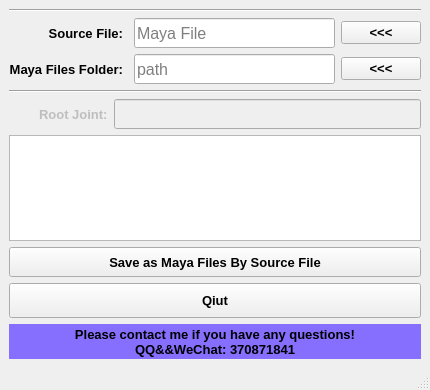
<?xml version="1.0" encoding="UTF-8"?>
<ui version="4.0">
 <class>MainWindow</class>
 <widget class="QMainWindow" name="MainWindow">
  <property name="geometry">
   <rect>
    <x>0</x>
    <y>0</y>
    <width>430</width>
    <height>390</height>
   </rect>
  </property>
  <property name="minimumSize">
   <size>
    <width>430</width>
    <height>390</height>
   </size>
  </property>
  <property name="font">
   <font>
    <pointsize>10</pointsize>
    <weight>75</weight>
    <bold>true</bold>
   </font>
  </property>
  <property name="windowTitle">
   <string>ExportFiles</string>
  </property>
  <widget class="QWidget" name="centralwidget">
   <layout class="QGridLayout" name="gridLayout_4">
    <item row="0" column="0">
     <layout class="QGridLayout" name="gridLayout_3">
      <item row="6" column="0">
       <widget class="QPushButton" name="pushButton_2">
        <property name="minimumSize">
         <size>
          <width>0</width>
          <height>35</height>
         </size>
        </property>
        <property name="text">
         <string>Qiut</string>
        </property>
       </widget>
      </item>
      <item row="4" column="0">
       <widget class="QListWidget" name="listWidget">
        <property name="selectionMode">
         <enum>QAbstractItemView::ExtendedSelection</enum>
        </property>
        <property name="selectionRectVisible">
         <bool>false</bool>
        </property>
        <property name="sortingEnabled">
         <bool>false</bool>
        </property>
       </widget>
      </item>
      <item row="3" column="0">
       <layout class="QGridLayout" name="gridLayout_2">
        <item row="0" column="0">
         <widget class="QLabel" name="label_2">
          <property name="enabled">
           <bool>false</bool>
          </property>
          <property name="minimumSize">
           <size>
            <width>0</width>
            <height>30</height>
           </size>
          </property>
          <property name="text">
           <string>Root Joint:</string>
          </property>
          <property name="indent">
           <number>30</number>
          </property>
         </widget>
        </item>
        <item row="0" column="1">
         <widget class="QLineEdit" name="lineEdit_2">
          <property name="enabled">
           <bool>false</bool>
          </property>
          <property name="minimumSize">
           <size>
            <width>0</width>
            <height>30</height>
           </size>
          </property>
         </widget>
        </item>
       </layout>
      </item>
      <item row="5" column="0">
       <widget class="QPushButton" name="export_pushButton">
        <property name="minimumSize">
         <size>
          <width>0</width>
          <height>30</height>
         </size>
        </property>
        <property name="text">
         <string>Save as Maya Files By Source File</string>
        </property>
       </widget>
      </item>
      <item row="0" column="0">
       <widget class="Line" name="line">
        <property name="orientation">
         <enum>Qt::Horizontal</enum>
        </property>
       </widget>
      </item>
      <item row="1" column="0">
       <layout class="QGridLayout" name="gridLayout">
        <item row="1" column="0">
         <widget class="QLabel" name="label">
          <property name="minimumSize">
           <size>
            <width>0</width>
            <height>30</height>
           </size>
          </property>
          <property name="text">
           <string>Maya Files Folder:</string>
          </property>
          <property name="alignment">
           <set>Qt::AlignRight|Qt::AlignTrailing|Qt::AlignVCenter</set>
          </property>
          <property name="indent">
           <number>5</number>
          </property>
         </widget>
        </item>
        <item row="1" column="2">
         <widget class="QPushButton" name="pushButton">
          <property name="text">
           <string>&lt;&lt;&lt;</string>
          </property>
         </widget>
        </item>
        <item row="1" column="1">
         <widget class="QLineEdit" name="lineEdit">
          <property name="minimumSize">
           <size>
            <width>0</width>
            <height>30</height>
           </size>
          </property>
          <property name="font">
           <font>
            <pointsize>12</pointsize>
            <weight>50</weight>
            <bold>false</bold>
           </font>
          </property>
          <property name="layoutDirection">
           <enum>Qt::LeftToRight</enum>
          </property>
          <property name="alignment">
           <set>Qt::AlignLeading|Qt::AlignLeft|Qt::AlignVCenter</set>
          </property>
          <property name="placeholderText">
           <string>path</string>
          </property>
         </widget>
        </item>
        <item row="0" column="0">
         <widget class="QLabel" name="label_3">
          <property name="minimumSize">
           <size>
            <width>0</width>
            <height>30</height>
           </size>
          </property>
          <property name="text">
           <string>Source File:</string>
          </property>
          <property name="alignment">
           <set>Qt::AlignRight|Qt::AlignTrailing|Qt::AlignVCenter</set>
          </property>
          <property name="indent">
           <number>5</number>
          </property>
         </widget>
        </item>
        <item row="0" column="1">
         <widget class="QLineEdit" name="mayaFile_lineEdit">
          <property name="minimumSize">
           <size>
            <width>0</width>
            <height>30</height>
           </size>
          </property>
          <property name="font">
           <font>
            <pointsize>12</pointsize>
            <weight>50</weight>
            <bold>false</bold>
           </font>
          </property>
          <property name="layoutDirection">
           <enum>Qt::LeftToRight</enum>
          </property>
          <property name="alignment">
           <set>Qt::AlignLeading|Qt::AlignLeft|Qt::AlignVCenter</set>
          </property>
          <property name="placeholderText">
           <string>Maya File</string>
          </property>
         </widget>
        </item>
        <item row="0" column="2">
         <widget class="QPushButton" name="loadFile_pushButton">
          <property name="text">
           <string>&lt;&lt;&lt;</string>
          </property>
         </widget>
        </item>
       </layout>
      </item>
      <item row="2" column="0">
       <widget class="Line" name="line_2">
        <property name="orientation">
         <enum>Qt::Horizontal</enum>
        </property>
       </widget>
      </item>
      <item row="7" column="0">
       <widget class="QLabel" name="label_4">
        <property name="minimumSize">
         <size>
          <width>0</width>
          <height>35</height>
         </size>
        </property>
        <property name="font">
         <font>
          <weight>75</weight>
          <bold>true</bold>
         </font>
        </property>
        <property name="styleSheet">
         <string notr="true">background-color:rgb(134, 110, 255);
color: rgb(0, 0, 0);</string>
        </property>
        <property name="text">
         <string>Please contact me if you have any questions!
QQ&amp;&amp;WeChat: 370871841</string>
        </property>
        <property name="alignment">
         <set>Qt::AlignCenter</set>
        </property>
       </widget>
      </item>
     </layout>
    </item>
   </layout>
  </widget>
  <widget class="QMenuBar" name="menubar">
   <property name="geometry">
    <rect>
     <x>0</x>
     <y>0</y>
     <width>430</width>
     <height>25</height>
    </rect>
   </property>
  </widget>
  <widget class="QStatusBar" name="statusbar"/>
 </widget>
 <resources/>
 <connections>
  <connection>
   <sender>pushButton_2</sender>
   <signal>clicked()</signal>
   <receiver>MainWindow</receiver>
   <slot>close()</slot>
   <hints>
    <hint type="sourcelabel">
     <x>260</x>
     <y>282</y>
    </hint>
    <hint type="destinationlabel">
     <x>243</x>
     <y>30</y>
    </hint>
   </hints>
  </connection>
 </connections>
</ui>
